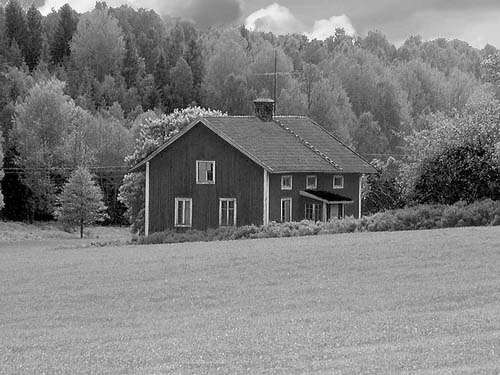
#> input picture ICV21_Assignment#1/data/img1.jpg, 500 x 375 px
$ jupyter execute src.ipynb
#> lines starting #> are read from the running program, lines starting #| are printed output that depends on the picture
## ICV21_Assignment #1
- 전기정보공학부
- 2016-13343
- 유상윤

### Problem 1. 2D Fourier Transform of Images

[cell 1]
import numpy as np
import matplotlib.pyplot as plt
import cv2

1. load images img1, and img2 with 'imread'

[cell 2]
img1 = cv2.imread('data/img1.jpg', cv2.IMREAD_GRAYSCALE)
#> img1 is the input picture: shape (375, 500); min 0, max 255, mean 127.1
img2 = cv2.imread('data/img2.jpg', cv2.IMREAD_GRAYSCALE)
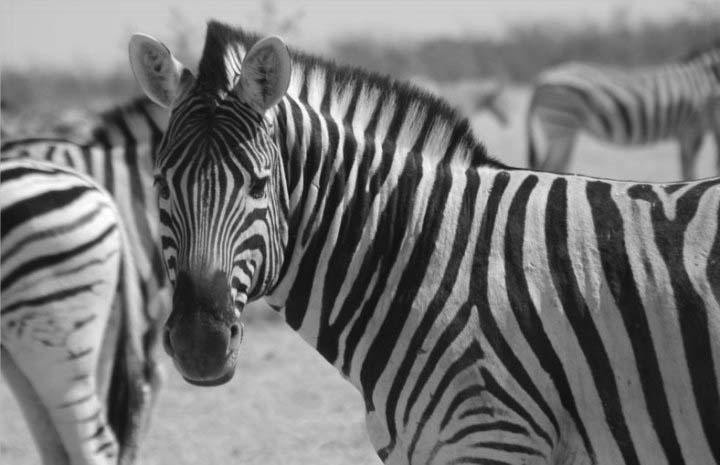
#> input picture ICV21_Assignment#1/data/img2.jpg, 720 x 465 px
#> img2 is the input picture: shape (465, 720); min 6, max 255, mean 118

2. Display the images

[cell 3]
fig, ax = plt.subplots(1, 2)

ax[0].imshow(img1, cmap='gray')
ax[1].imshow(img2, cmap='gray')
ax[0].set_title("img1")
ax[1].set_title("img2")

fig.tight_layout()
plt.show()

3. Next resize the img2 to be the same size as the img1

[cell 4]
img2 = cv2.resize(img2, dsize=(img1.shape[1],img1.shape[0]))
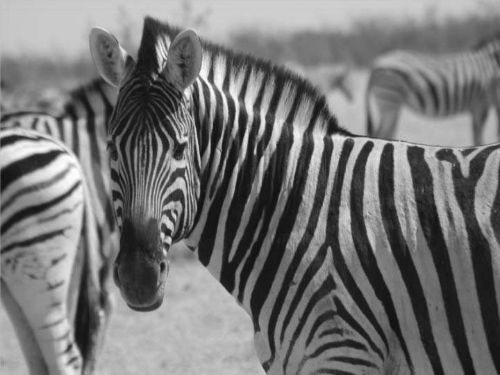
#> img2: shape (375, 500); min 11, max 255, mean 117.9

4. Perform 2D DFT on img1, and img2

[cell 5]
img1_fft = np.fft.fftshift(np.fft.fft2(img1))
img2_fft = np.fft.fftshift(np.fft.fft2(img2))

5. Display magnitude and phase of eache image

[cell 6]
img1_mag = np.abs(img1_fft)
img1_phase = np.angle(img1_fft)
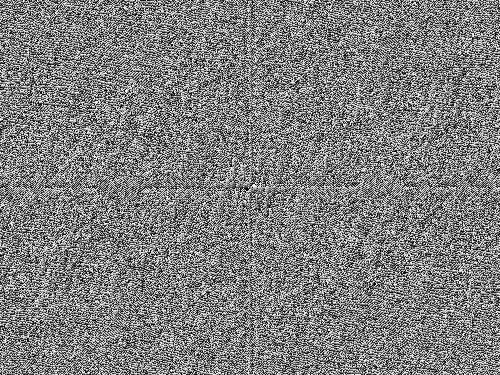
#> img1_phase: shape (375, 500) float64; min -3.14, max 3.14, mean -1.68e-05; drawn with min black and max white

fig, ax = plt.subplots(1, 2)
ax[0].imshow(20*np.log(img1_mag), cmap='gray')
ax[1].imshow(img1_phase, cmap='gray')
ax[0].set_title("magnitude")
ax[1].set_title("phase")
fig.tight_layout()

print("img1")
plt.show()

img2_mag = np.abs(img2_fft)
img2_phase = np.angle(img2_fft)
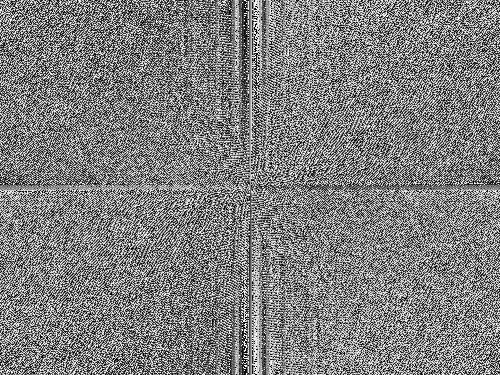
#> img2_phase: shape (375, 500) float64; min -3.14, max 3.14, mean 2.94e-17; drawn with min black and max white

fig, ax = plt.subplots(1, 2)
ax[0].imshow(20*np.log(img2_mag), cmap='gray')
ax[1].imshow(img2_phase, cmap='gray')
ax[0].set_title("magnitude")
ax[1].set_title("phase")
fig.tight_layout()

print("img2")
plt.show()
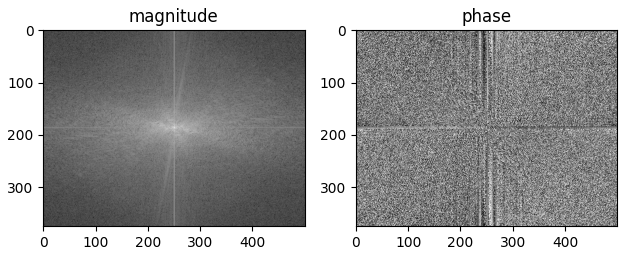
#> figure drawn by matplotlib, 2 panels

6. Synthesize new images new_img1 and new_img2 by combining img1_mag + img2_phase and img2_mag + img1_phase, respectively

[cell 7]
new_img1 = np.real(np.fft.ifft2(np.fft.ifftshift(np.multiply(img1_mag, np.exp(1j*img2_phase)))))
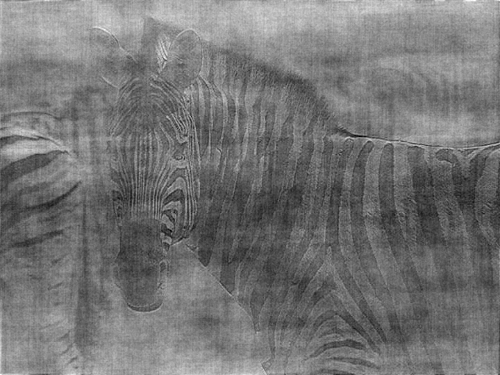
#> new_img1: shape (375, 500) float64; min -46.24, max 331, mean 127.1; drawn with min black and max white

new_img2 = np.real(np.fft.ifft2(np.fft.ifftshift(np.multiply(img2_mag, np.exp(1j*img1_phase)))))
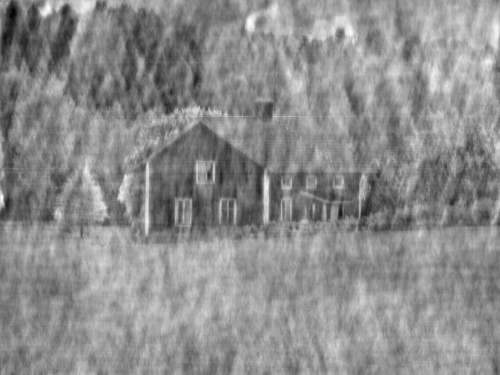
#> new_img2: shape (375, 500) float64; min -148.5, max 334.9, mean 117.9; drawn with min black and max white

fig, ax = plt.subplots(1, 2)
ax[0].imshow(new_img1, cmap='gray')
ax[1].imshow(new_img2, cmap='gray')
ax[0].set_title("new_img1")
ax[1].set_title("new_img2")
fig.tight_layout()

plt.show()

### Problem 1. Discussion

By looking new_img1 and new_img2, we can see that both images look similar with the original image which has the same phase.

It is because phase has the information of the contour of the images.

### Problem 2. Perspective Image Transforms

[cell 8]
import numpy as np
import matplotlib.pyplot as plt
import cv2

#### 1. Perform the 2D projective transforms defined by the following 4 matrices for img1

1) Read img1

[cell 9]
img1 = cv2.imread('data/img1.jpg')
img1 = cv2.cvtColor(img1, cv2.COLOR_BGR2GRAY)

2) Given M_transposes

[cell 10]
M_T_list = [np.array([[1.6322, 0, 0],
                [0.2120, 1.6336, 0.0013],
                [-101.9757, -0.6322, 1.0000]]),

            np.array([[1.4219, 0.3183, 0.0013],
                    [0, 1.4206, 0],
                    [-0.4206, -101.8704, 1.0000]]),

            np.array([[0.7033, -0.2239, -0.0009],
                    [0, 0.9991, 0],
                    [0.2958, 0.2239, 1.0000]]),

            np.array([[1.1044, -0.3493, 0.0003],
                    [0.0011, 1.5066, 0.0011],
                    [-0.1041, 0.1560, 1.0000]])
            ]

3) function to get projection image by given image and M matrix used equation below

[cell 11]
def get_proj_img(img, M):
    proj_img = np.zeros(img1.shape)
    for i in range(img.shape[0]):
        for j in range(img.shape[1]):
            p, q, r = np.matmul(M, np.array([i,j,1]))
            u = p/r
            v = q/r
            if u <= img.shape[0] and v <= img.shape[1]:
                proj_img[int(u)][int(v)] = img[i][j]

    return proj_img

4) get projection images and save as projected{i}.png file

(image fie will be saved in directory projected_imgs/)

[cell 12]
fig, ax = plt.subplots(2, 2)

for i, M_T in enumerate(M_T_list):
    proj_img = get_proj_img(img1, np.transpose(M_T))
    ax[i//2, i%2].set_title('M {}'.format(i))
    ax[i//2, i%2].imshow(proj_img, cmap='gray')
    plt.imsave('projected_imgs/projected{}.png'.format(i+1), proj_img, cmap='gray')
#> this loop made 4 passes
#> pass 1, `proj_img = get_proj_img(img1, np.transpose(M_T))`:
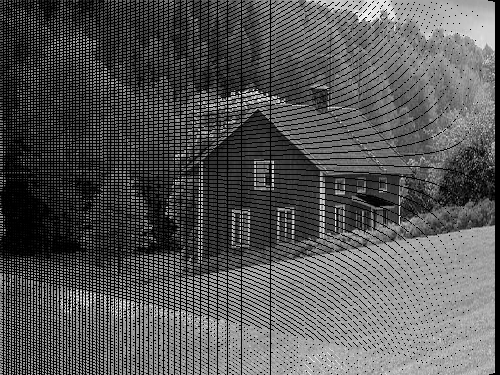
#> proj_img: shape (375, 500) float64; min 0, max 255, mean 85.8
#> pass 2, `proj_img = get_proj_img(img1, np.transpose(M_T))`:
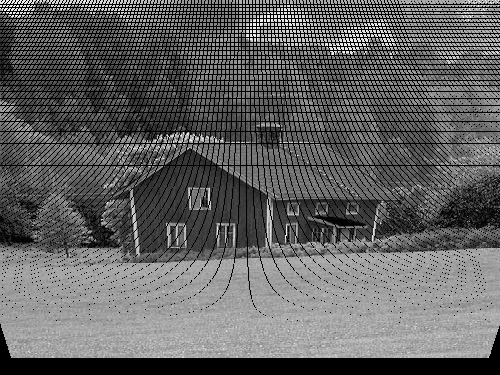
#> proj_img: shape (375, 500) float64; min 0, max 255, mean 96.5

fig.tight_layout()
plt.show()
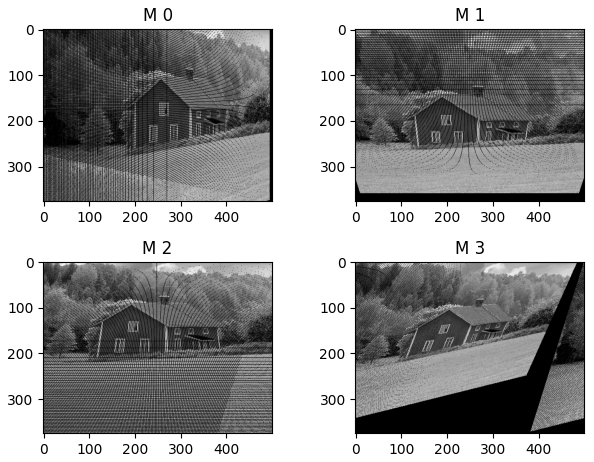
#> figure drawn by matplotlib, 4 panels

### Problem 2. Discussion

using the equation, projection image seems to be well made

### Problem 3. Camera Calibration

[cell 13]
import numpy as np
import matplotlib.pyplot as plt
import cv2

#### 3.a) Show that the solution p is the last column of 𝐕, corresponding to the smallest eigenvalue of A.

\begin{equation*}
p = min_p(||Ap||), \; A = UDV^T
\end{equation*}

\begin{equation*}
||Ap|| = p^TA^TAp = p^TVD^TU^TUDV^Tp = p^TVD^2V^Tp =
p^T\begin{pmatrix}
\lambda_1 & 0 & \cdots & 0 \\
0 & \lambda_2 & \cdots & 0 \\
\vdots  & \vdots  & \ddots & \vdots  \\
0 & 0 & \cdots & \lambda_n
\end{pmatrix}p
\end{equation*}

$$ p \; can \; be \; decomposed \; into \; \; p = \Sigma c_iv_i $$

$$ since \; ||p|| = 1, \;\;\; following \; is \; true \; \Sigma c_i^2 = 1 $$
\begin{equation*}
p^T\begin{pmatrix}
\lambda_1 & 0 & \cdots & 0 \\
0 & \lambda_2 & \cdots & 0 \\
\vdots  & \vdots  & \ddots & \vdots  \\
0 & 0 & \cdots & \lambda_n
\end{pmatrix}p = \Sigma c_i^2\lambda_i^2
\end{equation*}

$$ min_p(||Ap||) = min_p(\Sigma c_i^2\lambda_i^2) $$

$$ In \; np.linalg.svd(), \;\; \lambda_i > 0\;\; and \;\; (\lambda_1 > \lambda_2 > \cdots > \lambda_n) $$

$$ So, \; \lambda_n \; is\;smallest \; eigenvalue \; and \; p \; minimizing \; the \; expression \; ||Ap|| \; is \; as \; below$$
$$ c_n = 1, p = v_n $$

#### 3.b) Given the following correspond points, determine the camera projection matric P using the SVD method.

1) Given (u,v) and (x,y,z)

[cell 14]
uv = np.array([[880,214],[43,203],[270,197],[886,347],[745,302],[943,128],
                [476,590],[419,214],[317,335],[783,521],[235,427],[665,429],[655,362],[427,333],
                [412,415],[746,351],[434,415],[525,234],[716,308],[602,187]],dtype=np.float32)

XYZ = np.array([[312.747,309.14,30.086],[305.796,311.649,30.356],
                    [307.694,312.358,30.418],[310.149,307.186,29.298],[311.937,310.105,29.216],
                    [311.202,307.572,30.682],[307.106,306.876,28.66],
                    [309.317,312.49,30.23],[307.435,310.151,29.318],
                    [308.253,306.3,28.881],[306.65,309.301,28.905],
                    [308.069,306.831,29.189],[309.671,308.834,29.029],
                    [308.255,309.955,29.267],[307.546,308.613,28.963],
                    [311.036,309.206,28.913],[307.518,308.175,29.069],
                    [309.95,311.262,29.99],[312.16,310.772,29.08],[311.988,312.709,30.514]],dtype=np.float32)

2) make A by Given equation below and Given (u,v) and (x,y,z)

[cell 15]
A = np.zeros((2*len(uv),12))

for i in range(len(uv)):
    u_i, v_i = uv[i]
    X_i, Y_i, Z_i = XYZ[i]
    A[2*i] = np.array([X_i, Y_i, Z_i, 1, 0, 0, 0, 0, -u_i*X_i, -u_i*Y_i, -u_i*Z_i, -u_i])
    A[2*i+1] = np.array([0, 0, 0, 0, X_i, Y_i, Z_i, 1, -v_i*X_i, -v_i*Y_i, -v_i*Z_i, -v_i])

3) use SVD method to decompose A, then last column of V is p

[cell 16]
u, s, vh = np.linalg.svd(A, full_matrices=True)
p = vh[-1]
p /= p[-1]

4) reshape vector p into matrix P

[cell 17]
P = np.reshape(p, (3,4))
print(P)

#### 3.c) In equation in b), set m_34 = 1, get equation Ap = b, then use pseudo inverse to get the least square solution p

1) make b, A with Given equation below p is size 11 (m_34 is 1 so will be added later)

[cell 18]
b = np.zeros((2*len(uv),))

for i in range(len(uv)):
    u_i, v_i = uv[i]
    b[2*i] = u_i
    b[2*i+1] = v_i

A = np.zeros((2*len(uv),11))

for i in range(len(uv)):
    u_i, v_i = uv[i]
    X_i, Y_i, Z_i = XYZ[i]
    A[2*i] = np.array([X_i, Y_i, Z_i, 1, 0, 0, 0, 0, -u_i*X_i, -u_i*Y_i, -u_i*Z_i])
    A[2*i+1] = np.array([0, 0, 0, 0, X_i, Y_i, Z_i, 1, -v_i*X_i, -v_i*Y_i, -v_i*Z_i])
